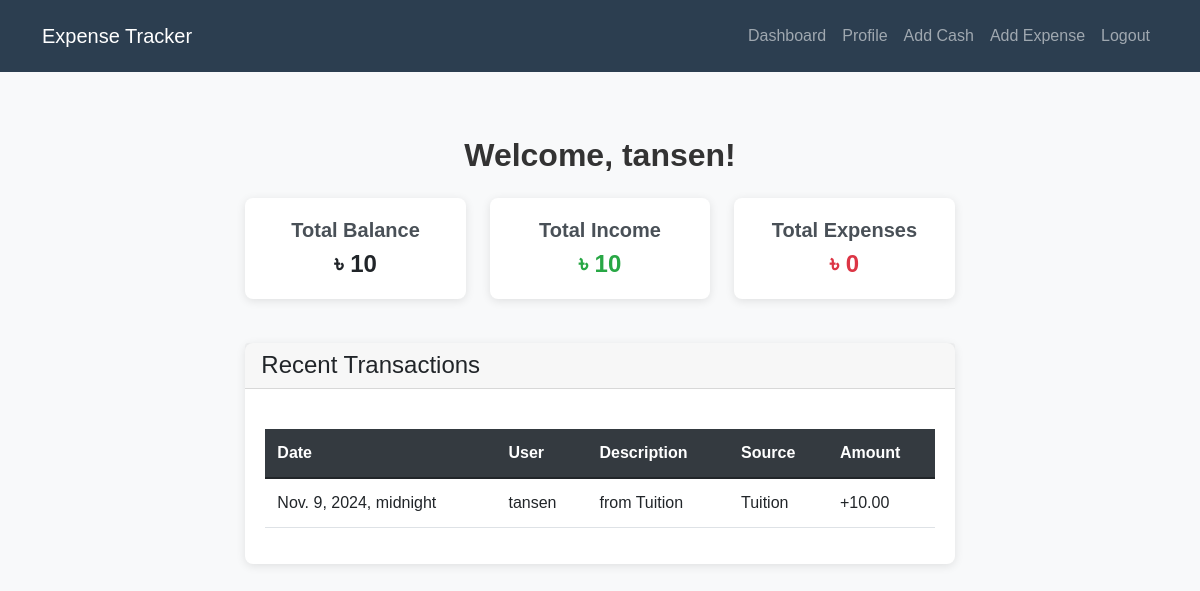
The app's page /dashboard/ (signed in), older data.
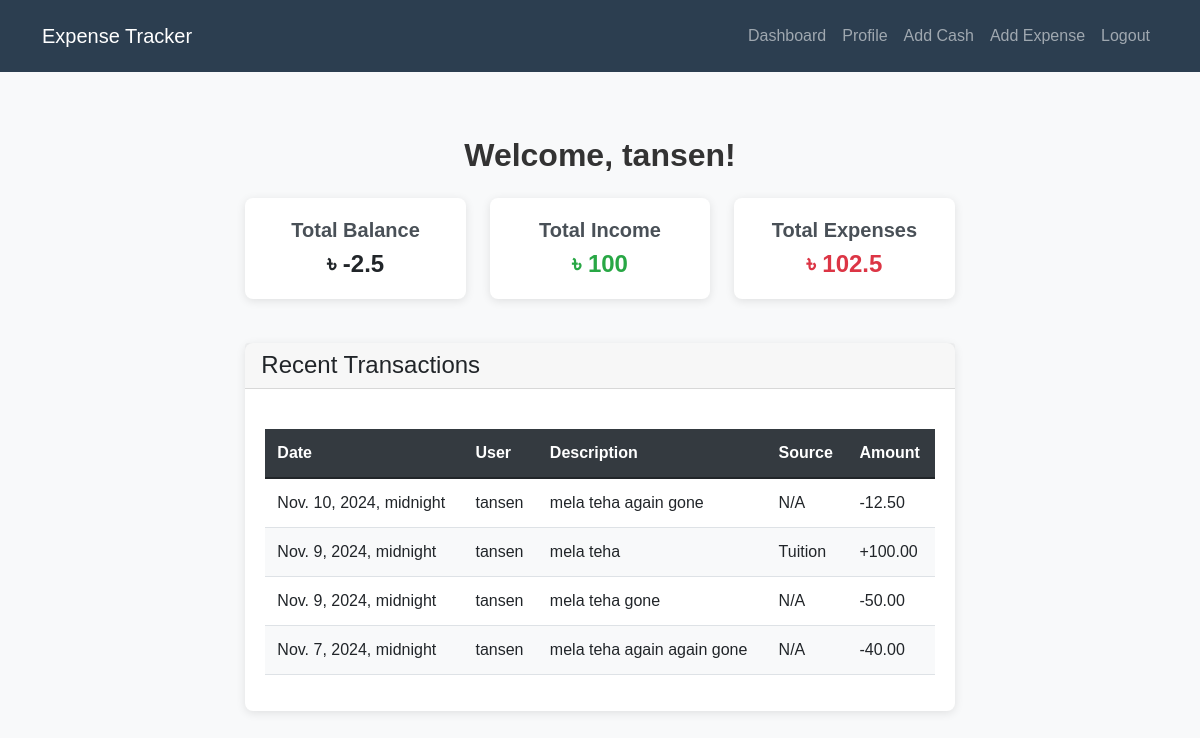
The same page, newer data.
### ManageCash/models.py (models this page shows)
class CustomUser(AbstractUser):
    def __str__(self):
        return self.username

class AddCash(models.Model):
    user = models.ForeignKey(CustomUser, on_delete=models.CASCADE,null=True)
    source = models.CharField(max_length=255,null=True)
    datetime = models.DateTimeField(null=True)
    amount = models.DecimalField(max_digits=10, decimal_places=2,null=True)
    description = models.TextField()
    category = models.CharField(max_length=100, default="addcash",null=True)

class Expense(models.Model):
    user = models.ForeignKey(CustomUser, on_delete=models.CASCADE)
    description = models.TextField(null=True)
    amount = models.DecimalField(max_digits=10, decimal_places=2,null=True)
    datetime = models.DateTimeField(null=True)
    category = models.CharField(max_length=100, default="expense",null=True)

### ManageCash/views.py (the view)
# urls.py: path('dashboard/', dashboard, name='dashboard'),
@login_required
def dashboard(request):
    add_cash = AddCash.objects.filter(user=request.user)
    expense = Expense.objects.filter(user=request.user)
    transactions = sorted(
        chain(add_cash, expense),
        key=attrgetter('datetime'),
        reverse=True
    )
    total_income = add_cash.aggregate(Sum('amount'))['amount__sum'] or 0
    total_expense = expense.aggregate(Sum('amount'))['amount__sum'] or 0
    total_balance = total_income - total_expense
    context = {
        "transactions": transactions,
        "total_balance": total_balance,
        "total_income": total_income,
        "total_expense": total_expense,
    }
    return render(request, 'dashboard.html', context)

### ManageCash/templates/dashboard.html (shortened to what this page needs)
{% extends 'base.html' %}
{% block content %}
<div class="row">
    <div class="col-md-8 offset-md-2">
        <h2 class="text-center mb-4">Welcome, {{ user.username }}!</h2>
        <div class="row mb-4">
            <div class="col-md-4">
                <div class="card text-center">
                    <div class="card-body">
                        <h5 class="card-title">Total Balance</h5>
                        <p class="card-text h3">৳ {{total_balance}}</p>
                    </div>
                </div>
            </div>
            <div class="col-md-4">
                <div class="card text-center">
                    <div class="card-body">
                        <h5 class="card-title">Total Income</h5>
                        <p class="card-text h3 text-success">৳ {{total_income}}</p>
                    </div>
                </div>
            </div>
            <div class="col-md-4">
                <div class="card text-center">
                    <div class="card-body">
                        <h5 class="card-title">Total Expenses</h5>
                        <p class="card-text h3 text-danger">৳ {{total_expense}}</p>
                    </div>
                </div>
            </div>
        </div>
        <div class="card">
            <div class="card-header">
                <h4 class="mb-0">Recent Transactions</h4>
            </div>
            <div class="card-body">
                <div class="table-responsive">
                    <table class="table">
                        <thead>
                            <tr>
                                <th>Date</th>
                                <th>User</th>
                                <th>Description</th>
                                <th>Source</th>
                                <th>Amount</th>
                            </tr>
                        </thead>
                        <tbody>
                            {% for entry in transactions %}
                                <tr>
                                    <td>{{ entry.datetime }}</td>
                                    <td>{{ entry.user }}</td>
                                    <td>{{ entry.description }}</td>
                                    <td>
                                        {% if entry.category == "addcash" %}
                                            {{ entry.source }}
                                        {% else %}
                                            N/A
                                        {% endif %}
                                    </td>
                                    <td>
                                        {% if entry.category == "addcash" %}
                                            +{{ entry.amount }}
                                        {% else %}
                                            -{{ entry.amount }}
                                        {% endif %}
                                    </td>
                                </tr>
                            {% endfor %}
                        </tbody>
                    </table>
                </div>
            </div>
        </div>
    </div>
</div>
{% endblock %}

### ManageCash/templates/base.html (shortened to what this page needs)
<!DOCTYPE html>
<html lang="en">
<head>
    <link href="https://cdn.jsdelivr.net/npm/bootstrap@5.1.3/dist/css/bootstrap.min.css" rel="stylesheet">
</head>
<body>
    <nav class="navbar navbar-expand-lg navbar-dark navbar-custom">
        <div class="container">
            <a class="navbar-brand" href="{% url 'dashboard' %}">Expense Tracker</a>
            <div class="collapse navbar-collapse" id="navbarNav">
                <ul class="navbar-nav ms-auto">
                    {% if user.is_authenticated %}
                        <li class="nav-item">
                            <a class="nav-link" href="{% url 'dashboard' %}">Dashboard</a>
                        </li>
                        <li class="nav-item">
                            <a class="nav-link" href="{% url 'profile_management' %}">Profile</a>
                        </li>
                        <li class="nav-item">
                            <a class="nav-link" href="{% url 'add_cash' %}">Add Cash</a>
                        </li>
                        <li class="nav-item">
                            <a class="nav-link" href="{% url 'add_expense' %}">Add Expense</a>
                        </li>
                        <li class="nav-item">
                            <a class="nav-link" href="{% url 'signout' %}">Logout</a>
                        </li>
                    {% endif %}
                </ul>
            </div>
        </div>
    </nav>
    <div class="container content-section">
        {% block content %}{% endblock %}
    </div>
</body>
</html>

### ManageCash/templates/base.html (style rules this page uses)
.navbar-custom { background-color: #2c3e50; padding: 1rem; }
.content-section { padding: 2rem; margin-top: 2rem; }

### ManageCash/templates/dashboard.html (style rules this page uses)
body { font-family: 'Arial', sans-serif; background-color: #f8f9fa; }
h2 { font-weight: bold; color: #333; }
.card-title { font-size: 1.25rem; font-weight: bold; color: #495057; }
.card { border: none; border-radius: 8px; box-shadow: 0 2px 10px rgba(0, 0, 0, 0.1); margin-bottom: 20px; }
.card-body { padding: 20px; }
.card-text { font-size: 1.5rem; font-weight: bold; }
.text-success { color: #28a745 !important; }
.text-danger { color: #dc3545 !important; }
.table-responsive { margin-top: 20px; }
.table { width: 100%; border-collapse: collapse; }
.table th, .table td { padding: 12px; text-align: left; border-bottom: 1px solid #dee2e6; }
.table th { background-color: #343a40; color: white; }
.table tbody tr:nth-child(even) { background-color: #f8f9fa; }

Row changes from the older to the newer data that the page shows:
added Expense: datetime "Nov. 10, 2024, midnight", user "tansen", description "mela teha again gone", category "N/A", amount "12.50"
changed AddCash "Tuition": description "from Tuition" → "mela teha"; amount "10.00" → "100.00"
added Expense: datetime "Nov. 9, 2024, midnight", user "tansen", description "mela teha gone", category "N/A", amount "50.00"
added Expense: datetime "Nov. 7, 2024, midnight", user "tansen", description "mela teha again again gone", category "N/A", amount "40.00"
Text that changed along with them:
{{ total_balance }}: "10" → "-2.5"
{{ total_income }}: "10" → "100"
{{ total_expense }}: "0" → "102.5"
